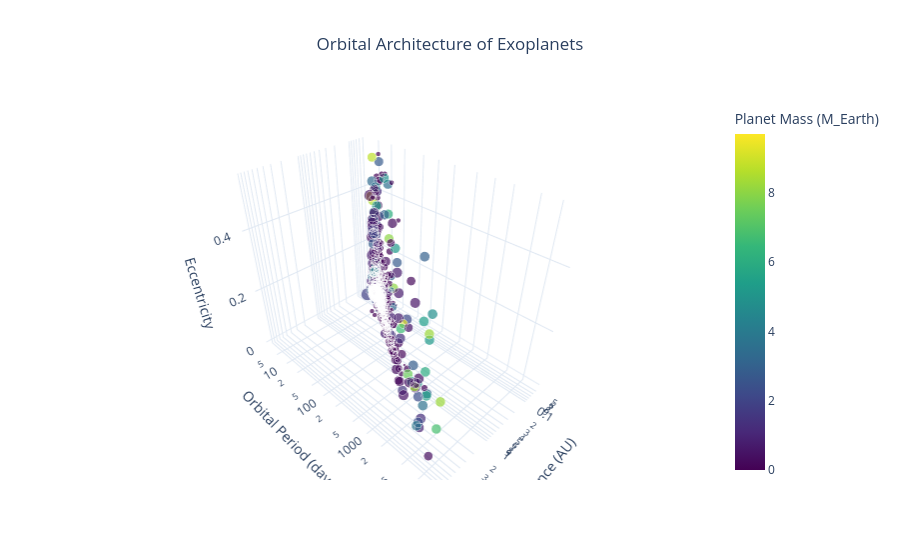

Notebook code for this chart:
### Markdown cell above
Ca c'est une version en 2D par méthode de transit. Encore une fois, il va falloir l'améliorer parce que j'aime pas trop les couleurs

### Code cell
import plotly.express as px
import numpy as np

# Sélection des colonnes nécessaires
required_cols = ["semi_major_axis", "period", "eccentricity", "mass", "radius", "name"]
df_plot = df[required_cols].dropna()

# Filtrage
df_plot = df_plot[
    (df_plot["semi_major_axis"] < 50) &
    (df_plot["mass"] < 10000) &
    (df_plot["radius"] > 0) &
    (df_plot["period"] > 0) &
    (df_plot["eccentricity"] >= 0)
]

# Percentiles
period_upper = df_plot["period"].quantile(0.98)
ecc_upper = df_plot["eccentricity"].quantile(0.98)
mass_upper = df_plot["mass"].quantile(0.98)
sma_upper = df_plot["semi_major_axis"].quantile(0.98)

df_plot = df_plot[
    (df_plot["period"] < period_upper) &
    (df_plot["eccentricity"] < ecc_upper) &
    (df_plot["mass"] < mass_upper) &
    (df_plot["semi_major_axis"] < sma_upper) &
    (df_plot["semi_major_axis"] > 0.05)
]

print(f" {len(df_plot)} points après filtrage")

# Taille basée sur le rayon (échelle log)
df_plot["size"] = np.log1p(df_plot["radius"])

fig = px.scatter_3d(
    df_plot,
    x="semi_major_axis",
    y="period",
    z="eccentricity",
    color="mass",
    size="size",
    color_continuous_scale="Viridis",
    log_x=True,
    log_y=True,
    opacity=0.7,
    hover_name="name",
    title="Orbital Architecture of Exoplanets",
    labels={
        "semi_major_axis": "Distance (AU)",
        "period": "Orbital Period (days)",
        "eccentricity": "Eccentricity",
        "mass": "Planet Mass (M_Earth)"
    }
)

fig.update_layout(
    scene=dict(
        xaxis_title="Distance (AU)",
        yaxis_title="Orbital Period (days)",
        zaxis_title="Eccentricity",
        xaxis_type="log",
        yaxis_type="log"
    ),
    template="plotly_white",
    title_x=0.5
)

fig.show()

### Figure 1 — Plotly figure (JSON) as saved in the notebook; plotly's stock layout.template omitted (floating-point values rounded to 4 significant figures; data arrays with more than 128 entries replaced by an {"elided": "..."} marker saying what was removed)
{"data": [{"hovertemplate": "<b>%{hovertext}</b><br><br>Distance (AU)=%{x}<br>Orbital Period (days)=%{y}<br>Eccentricity=%{z}<br>size=%{marker.size}<br>Planet Mass (M_Earth)=%{marker.color}<extra></extra>", "hovertext": {"elided": "680 str values"}, "legendgroup": "", "marker": {"color": {"elided": "680 float values"}, "coloraxis": "coloraxis", "opacity": 0.7, "size": {"elided": "680 float values"}, "sizemode": "area", "sizeref": 0.002816, "symbol": "circle"}, "mode": "markers", "name": "", "scene": "scene", "showlegend": false, "x": {"elided": "680 float values"}, "y": {"elided": "680 float values"}, "z": {"elided": "680 float values"}, "type": "scatter3d"}], "layout": {"scene": {"domain": {"x": [0.0, 1.0], "y": [0.0, 1.0]}, "xaxis": {"title": {"text": "Distance (AU)"}, "type": "log"}, "yaxis": {"title": {"text": "Orbital Period (days)"}, "type": "log"}, "zaxis": {"title": {"text": "Eccentricity"}}}, "coloraxis": {"colorbar": {"title": {"text": "Planet Mass (M_Earth)"}}, "colorscale": [[0.0, "#440154"], [0.1111, "#482878"], [0.2222, "#3e4989"], [0.3333, "#31688e"], [0.4444, "#26828e"], [0.5556, "#1f9e89"], [0.6667, "#35b779"], [0.7778, "#6ece58"], [0.8889, "#b5de2b"], [1.0, "#fde725"]]}, "legend": {"tracegroupgap": 0, "itemsizing": "constant"}, "title": {"text": "Orbital Architecture of Exoplanets", "x": 0.5}}}
